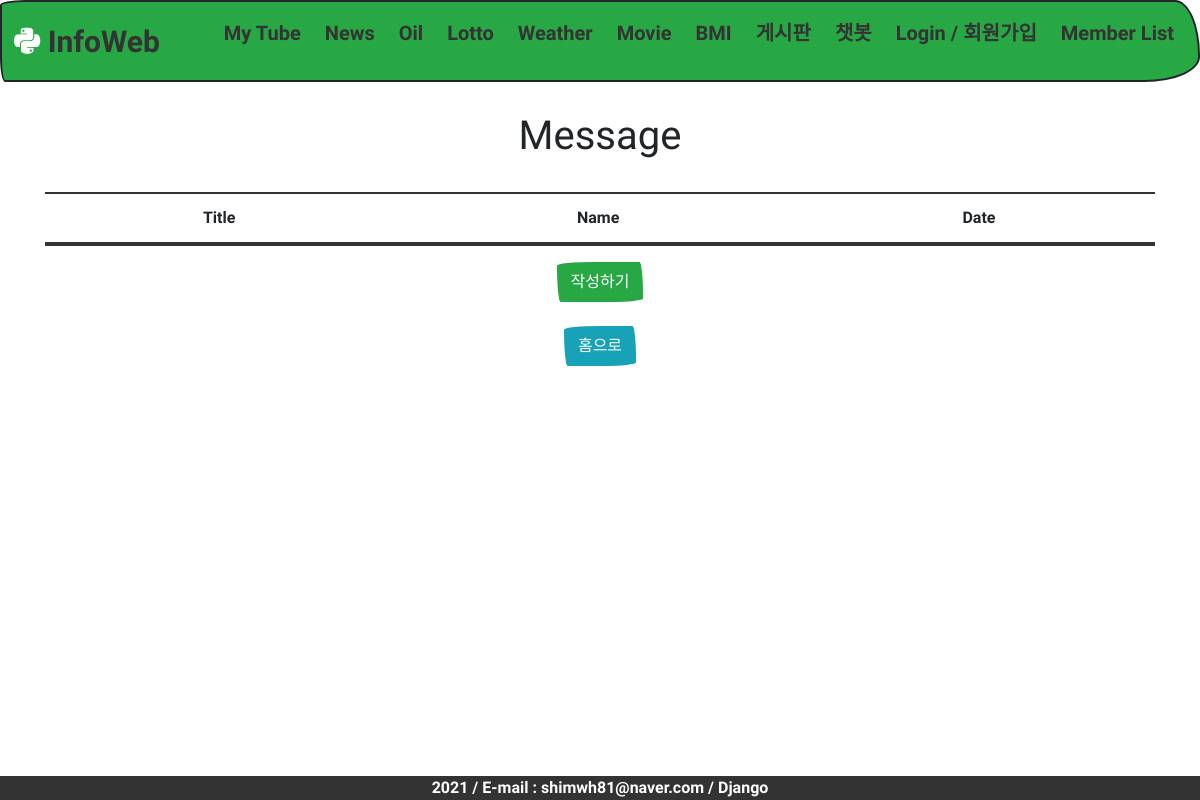
The page /board/ on the database as committed earlier.
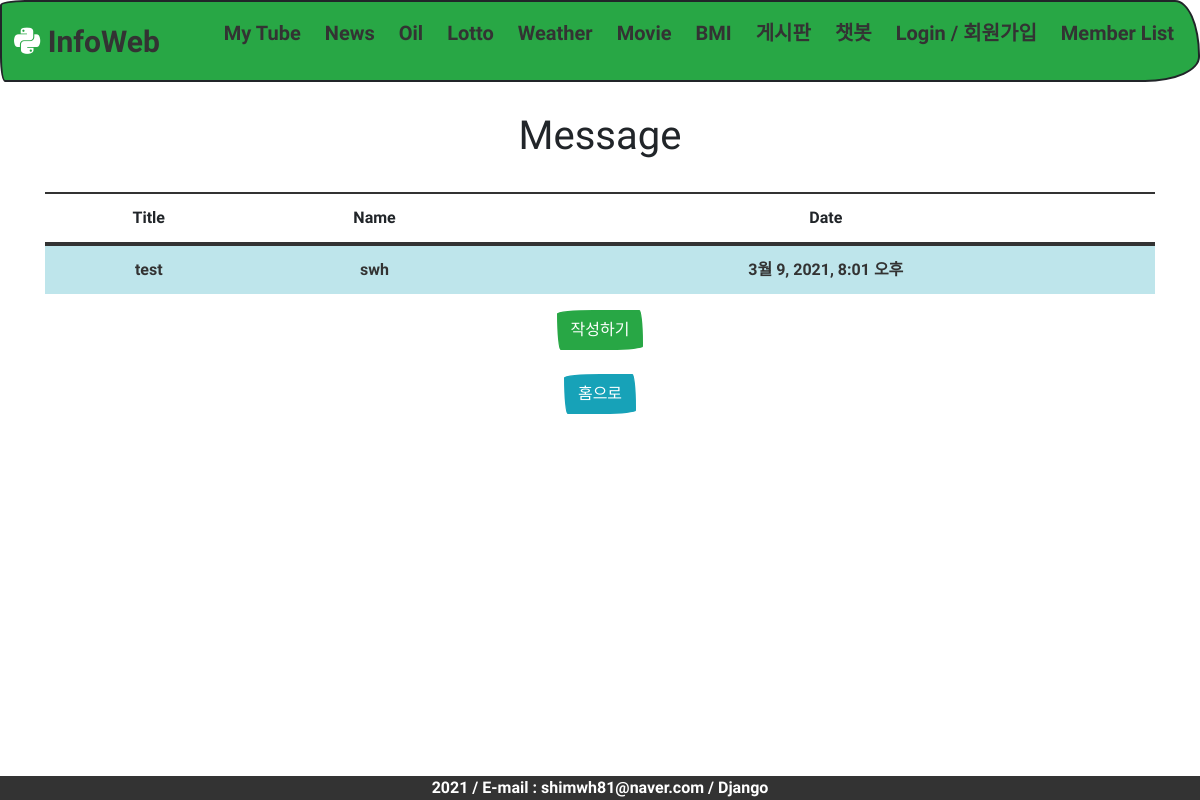
The same page on the database as committed later.
### board/models.py (models this page shows, shortened)
class Message(models.Model):
    title = models.CharField(max_length=50, help_text='최대 50자 내로 입력가능합니다.')
    name = models.CharField(max_length=10, help_text='최대 10자 내로 입력가능합니다.')
    contents = models.TextField(default='', help_text='내용을 입력해주세요~')
    regdate = models.DateTimeField(auto_now=True)

### board/views.py (the view)
# urls.py: path('', views.board, name='board'),
def board(request):
    msglist = Message.objects.order_by('-regdate')
    return render(request, 'infoweb/board.html', {'msglist' : msglist})

### templates/infoweb/board.html
{% extends "infoweb/base.html" %}
{% load static %}
{% block content %}
<div  class="form-group">
    <h1>Message</h1>
    <br>
    <table class="table table-hover">
  <thead>
    <tr>
      <th scope="title">Title</th>
      <th scope="name">Name</th>
      <th scope="date">Date</th>
    </tr>
  </thead>
        <tbody>
        {% for list in msglist %}
         <tr class="table-info">
          <td><a href="{% url 'detail_view' list.pk %}">{{list.title}}</a></td>
          <td><a href="{% url 'detail_view' list.pk %}">{{list.name}}</a></td>
          <td><a href="{% url 'detail_view' list.pk %}">{{list.regdate}}</a></td>
        </tr>
      {% endfor %}
        </tbody>
 </table>
    <a href="{% url 'write' %}">
    <input type="button" class="btn btn-success" value="작성하기">
    </a>
    <br><br>
    <a href="{% url 'home' %}"><input type="button" class="btn btn-info" value="홈으로"></a>
    <br>
</div>
{% endblock %}

Rows that differ between the two databases and show on the page:
added Message: title "test", name "swh", regdate "3월 9, 2021, 8:01 오후"
